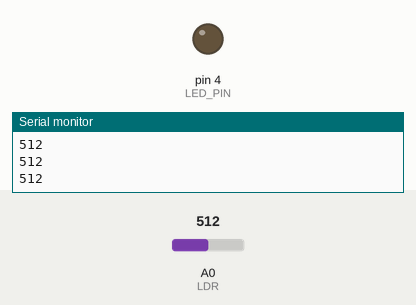
Recording of a sketch running on a simulated Arduino Uno, built with avr-gcc and run on an emulated ATmega328P. On the bench: output pins drawn as LEDs (lit = HIGH), the last lines printed to the serial monitor. The inputs (shaded band) are chosen by the test bench; at power-on: A0 (LDR) = 512.

Above: at 1.3 s.
1.4 s: A0 (LDR) set to 522
At 2.2 s:
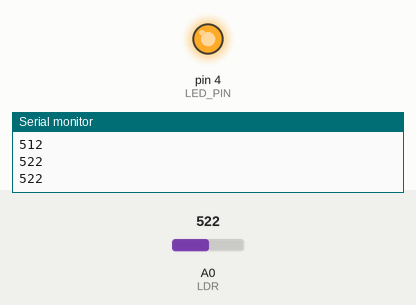
3.0 s: A0 (LDR) set to 511
At 3.4 s:
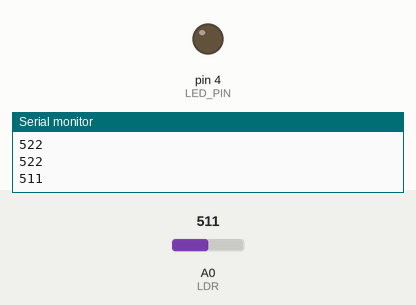
4.5 s: A0 (LDR) set to 716
At 5.8 s:
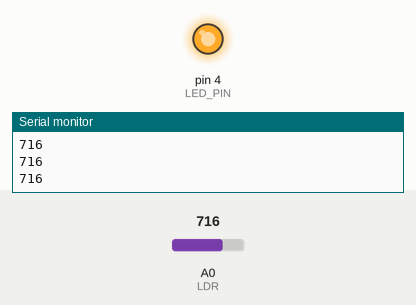
Timing chart, 0 to 7.5 s (numbered marks = the images above; inputs shaded):
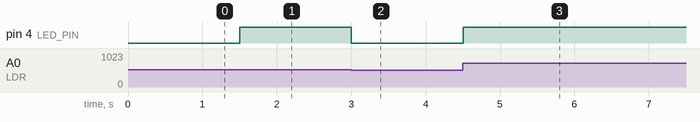

Measured:
- the behaviour switches between 513 and 514 on A0 (LDR) (found by bisection; images 0 and 1)
- after the input at 1.4 s, pin 4 (LED_PIN): LOW → HIGH after 0.10 s
- after the input at 3.0 s, pin 4 (LED_PIN): HIGH → LOW at once
- after the input at 4.5 s, pin 4 (LED_PIN): LOW → HIGH at once

The sketch:

LDR.ino
```cpp
const int LDR = A0;
const int LED_PIN = 4;

void setup() {
  Serial.begin(9600);
  pinMode(LDR, INPUT);
  pinMode(LED_PIN, OUTPUT);
}

void loop() {
  int val = analogRead(LDR);
  Serial.println(val);

  int brightness = map(val, 0, 1023, 0, 255);
  analogWrite(LED_PIN, brightness);

  delay(500);
}
```
